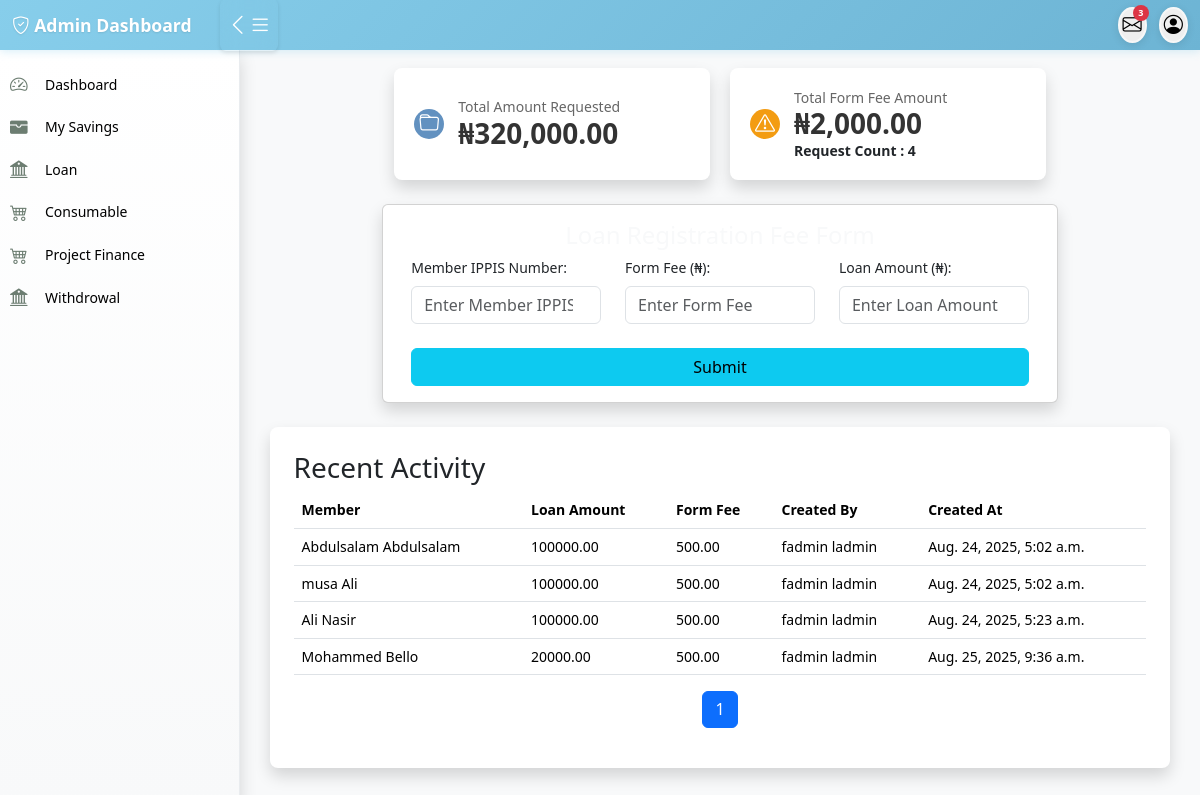
Screenshot of /loan_fee with the database file from the repository.
### loan/models.py (models this page shows, shortened)
class LoanRequestFee(models.Model):
    member = models.ForeignKey(Member, on_delete=models.CASCADE)
    form_fee = models.DecimalField(max_digits=10, decimal_places=2)
    loan_amount = models.DecimalField(max_digits=10, decimal_places=2)
    created_by = models.ForeignKey(settings.AUTH_USER_MODEL,on_delete=models.CASCADE, blank=True,null=True)
    created_at = models.DateTimeField(auto_now_add=True)

### accounts/models.py (models this page shows, shortened)
class Member(models.Model):
    member = models.OneToOneField(User, on_delete=models.CASCADE, null=True, blank=True,related_name='member')
    ippis = models.IntegerField(unique=True)  # Required and unique
    total_savings = models.DecimalField(max_digits=12, decimal_places=2, blank=True, null=True)

class User(AbstractUser):
    first_name = models.CharField(max_length=100)
    last_name = models.CharField(max_length=100)
    other_name = models.CharField(max_length=100)
    date_of_birth = models.DateField(blank=True,null=True)
    username = models.CharField(max_length=100, unique=True)
    savings = models.IntegerField(blank=True,null=True)
    account_type = models.CharField(max_length=100,blank=True,null=True)
    department = models.CharField(max_length=100)
    unit = models.CharField(max_length=100,blank=True,null=True)
    gender = models.ForeignKey(Gender, on_delete=models.CASCADE, blank=True, null=True)
    group = models.ForeignKey(UserGroup, on_delete=models.CASCADE, blank=True, null=True)
    marital_status = models.ForeignKey(MaritalStatus,on_delete=models.SET_NULL, null=True, blank=True)
    religion = models.ForeignKey(Religion, on_delete=models.SET_NULL, null=True, blank=True,)
    passport = models.ImageField(upload_to='passport', blank=True, null=True)
    phone1 = models.CharField(max_length=15,null=True, blank=True)
    phone2 = models.CharField(max_length=15, null=True, blank=True)
    email = models.EmailField(blank=True, null=True)
    member_number = models.CharField(max_length=100)

### loan/views.py (the view, shortened to what this page needs)
# urls.py: path('loan_fee',views.loan_fee,name="loan_fee"),
def loan_fee(request):
    loan = LoanRequestFee.objects.aggregate(total=Sum('loan_amount'))['total'] or 0
    fee = LoanRequestFee.objects.aggregate(total=Sum('form_fee'))['total'] or 0
    loan_req_form = LoanRequestFee.objects.count()
    members = LoanRequestFee.objects.select_related('member')
    page_number = request.GET.get('page')
    paginator = Paginator(members, 100)
    page_obj = paginator.get_page(page_number)
    context = {
        "fee": fee,
        "loan": loan,
        "loan_req_form": loan_req_form,
        "members": members,
        "page_obj": page_obj,
    }
    return render(request, "loan/loan_fee.html", context)

### templates/loan/loan_fee.html (shortened to what this page needs)
{% extends 'base/base.html' %}
{% load humanize %}
{% block content %}
  <div class="container col-md-9">
    <div class="stats-grid">
      <div class="stat-card shadow">
        <div class="stat-icon bg-primary">
          <i class="bi bi-folder"></i>
        </div>
        <div class="stat-content">
          <p>Total Amount Requested</p>
          <h3>₦{{ loan|floatformat:2|intcomma }}</h3>
        </div>
      </div>
      <div class="stat-card shadow">
        <div class="stat-icon bg-warning">
          <i class="bi bi-exclamation-triangle"></i>
        </div>
        <div class="stat-content">
          <p>Total Form Fee Amount</p>
          <h3>₦{{ fee|floatformat:2|intcomma }}</h3>
          <b>Request Count : {{ loan_req_form }}</b>
        </div>
      </div>
    </div>
    <div class="row mt-4 mb-4">
      <div class="card col-md-12 shadow">
        <div class="card-body">
          <h4 class="text-center text-light">Loan Registration Fee Form</h4>
          <form method="post">
            <div class="row">
              <div class="col-md-4">
                <label for="member_ippis" class="form-label">Member IPPIS Number:</label>
                <input type="number" class="form-control" id="member_ippis" name="ippis" placeholder="Enter Member IPPIS" required />
              </div>
              <div class="col-md-4">
                <label for="form_fee" class="form-label">Form Fee (₦):</label>
                <input type="number" step="0.01" class="form-control" id="form_fee" name="form_fee" placeholder="Enter Form Fee" required />
              </div>
              <div class="col-md-4">
                <label for="loan_amount" class="form-label">Loan Amount (₦):</label>
                <input type="number" step="0.01" class="form-control" id="loan_amount" name="loan_amount" placeholder="Enter Loan Amount" required />
              </div>
            </div>
            <div class="d-grid">
              <button class="btn btn-info mt-4" type="submit">Submit</button>
            </div>
          </form>
        </div>
      </div>
    </div>
  </div>
   <div class="content-card shadow">
        <h3>Recent Activity</h3>
        <div class="table-responsive">
            <table class="table table-hover">
                <thead>
                    <tr>
                        <th>Member</th>
                        <th>Loan Amount</th>
                        <th>Form Fee</th>
                        <th>Created By</th>
                        <th>Created At</th>
                    </tr>
                </thead>
                <tbody>
                    {% for m in members %}
                        <tr>
                            <td>{{ m.member.member.first_name }} {{ m.member.member.last_name }}</td>
                            <td> {{m.loan_amount}}</td>
                            <td> {{m.form_fee}}</td>
                            <td> {{m.created_by.first_name}} {{m.created_by.last_name}}</td>
                            <td> {{m.created_at}}</td>
                        </tr>
                    {% endfor %}
                </tbody>
            </table>
        </div>
              <nav aria-label="Page navigation" class="d-flex justify-content-center">
    <ul class="pagination">
        {% for num in page_obj.paginator.page_range %}
            {% if page_obj.number == num %}
                <li class="page-item active" aria-current="page">
                    <a class="page-link" href="#">{{ num }}</a>
                </li>
            {% else %}
                <li class="page-item">
                    <a class="page-link" href="?page={{ num }}">{{ num }}</a>
                </li>
            {% endif %}
        {% endfor %}
    </ul>
</nav>
    </div>
{% endblock %}

### static/css/style.css (style rules this page uses)
:root { --sidebar-width: 240px; --sidebar-collapsed-width: 60px; --navbar-height: 50px; --primary-color: #cacadb; --primary-color: #5d5d81; --secondary-color: #4b4b6c; --accent-color: rgb(98, 145, 192); --success-color: #27ae60; --warning-color: #f39c12; --danger-color: #e74c3c; }
* { box-sizing: border-box; }
body { font-family: 'Segoe UI', Tahoma, Geneva, Verdana, sans-serif; background-color: #f8f9fa; margin: 0; padding: 0; font-size: 14px; line-height: 1.4; }
.content-card { background: white; border-radius: 8px; padding: 1.5rem; box-shadow: 0 1px 6px rgba(0,0,0,0.1); margin-bottom: 1.5rem; }
.stats-grid { display: grid; grid-template-columns: repeat(auto-fit, minmax(220px, 1fr)); gap: 1.25rem; margin-bottom: 1.5rem; }
.stat-card { background: white; border-radius: 8px; padding: 1.25rem; box-shadow: 0 1px 6px rgba(0,0,0,0.1); display: flex; align-items: center; transition: transform 0.3s ease; }
.stat-icon { width: 30px; height: 30px; border-radius: 50%; display: flex; align-items: center; justify-content: center; margin-right: 0.875rem; font-size: 1.25rem; color: white; flex-shrink: 0; }
.stat-content h3 { margin: 0; font-size: 1.75rem; font-weight: 600; color: #333; }
.stat-content p { margin: 0; color: #666; font-size: 0.875rem; }
.bg-primary { background: var(--accent-color) !important; }
.bg-warning { background: var(--warning-color) !important; }

### rows the page displays
LoanRequestFee: member.member.first_name "Abdulsalam", member.member.last_name "Abdulsalam", loan_amount "100000.00", form_fee "500.00", created_by.first_name "fadmin", created_by.last_name "ladmin", created_at "Aug. 24, 2025, 5:02 a.m."
LoanRequestFee: member.member.first_name "musa", member.member.last_name "Ali", loan_amount "100000.00", form_fee "500.00", created_by.first_name "fadmin", created_by.last_name "ladmin", created_at "Aug. 24, 2025, 5:02 a.m."
LoanRequestFee: member.member.first_name "Ali", member.member.last_name "Nasir", loan_amount "100000.00", form_fee "500.00", created_by.first_name "fadmin", created_by.last_name "ladmin", created_at "Aug. 24, 2025, 5:23 a.m."
LoanRequestFee: member.member.first_name "Mohammed", member.member.last_name "Bello", loan_amount "20000.00", form_fee "500.00", created_by.first_name "fadmin", created_by.last_name "ladmin", created_at "Aug. 25, 2025, 9:36 a.m."

### other values shown
{{ loan|floatformat:2|intcomma }} "320,000.00"
{{ fee|floatformat:2|intcomma }} "2,000.00"
{{ loan_req_form }} "4"
{{ num }} "1"
